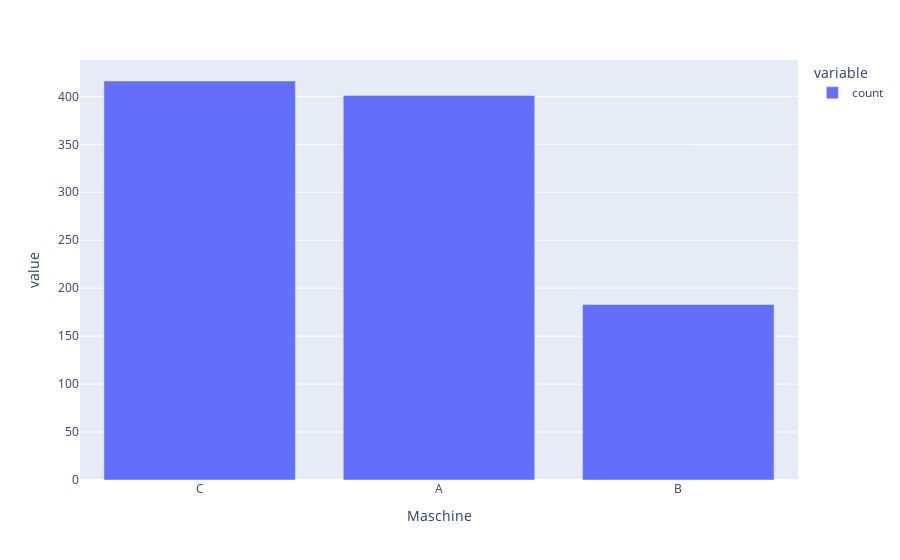

Notebook cell for this chart:
### Markdown cell above
Ein [Säulendiagramm](https://plotly.github.io/plotly.py-docs/generated/plotly.express.bar.html) können wir darstellen, indem wir die Anzahl der Werte pro Kategorie mit der ```value_counts()```-Funktion zählen und danach ```plot(kind="bar")``` aufrufen. Für das nominale Merkmal ```Maschine``` sähe das wie folgt aus:

### Code cell
df["Maschine"].value_counts().plot(kind="bar")

### Figure 1 — Plotly figure (JSON) as saved in the notebook; plotly's stock layout.template omitted (floating-point values rounded to 4 significant figures)
{"data": [{"alignmentgroup": "True", "hovertemplate": "variable=count<br>Maschine=%{x}<br>value=%{y}<extra></extra>", "legendgroup": "count", "marker": {"color": "#636efa", "pattern": {"shape": ""}}, "name": "count", "offsetgroup": "count", "orientation": "v", "showlegend": true, "textposition": "auto", "type": "bar", "x": ["C", "A", "B"], "xaxis": "x", "y": [416, 401, 183], "yaxis": "y"}], "layout": {"barmode": "relative", "legend": {"title": {"text": "variable"}, "tracegroupgap": 0}, "margin": {"t": 60}, "xaxis": {"anchor": "y", "domain": [0, 1], "title": {"text": "Maschine"}}, "yaxis": {"anchor": "x", "domain": [0, 1], "title": {"text": "value"}}}}
